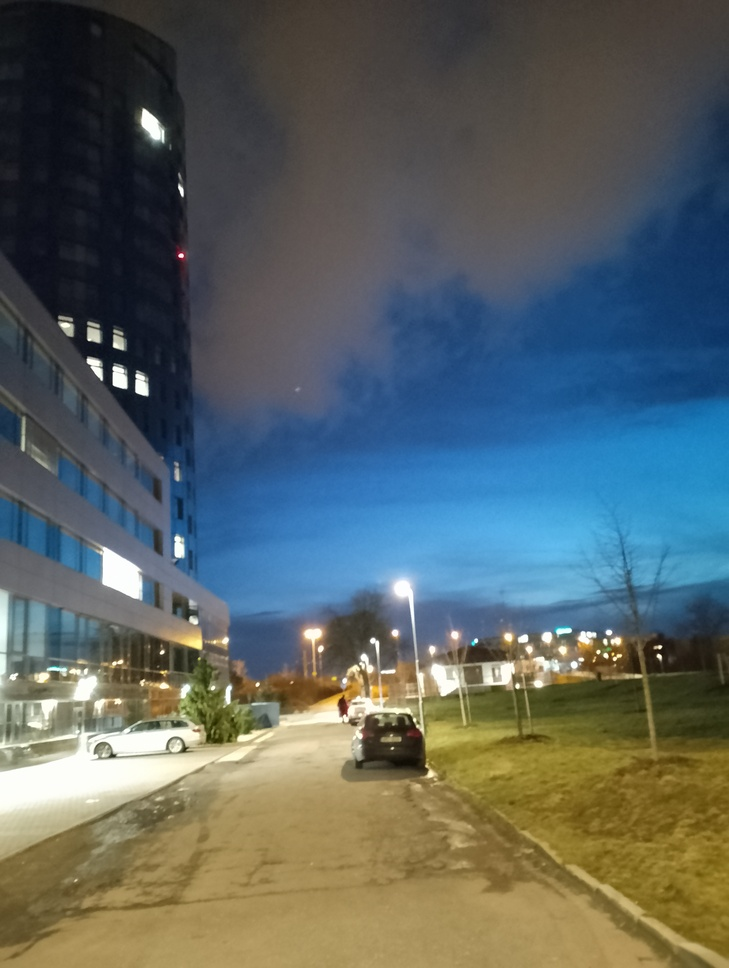
#> input picture idk.jpg, 729 x 968 px, shrunk from 3072 x 4080 before the run
$ python fotka2.py
#> lines starting #> are read from the running program, lines starting #| are printed output that depends on the picture
from PIL import Image

# Otevření obrázku
obrazek = Image.open("idk.jpg")
#> obrazek is the input picture: PIL image 729x968 RGB; mean R, G, B 90.3, 99.8, 98.5

# Získání rozměrů obrázku
sirka, vyska = obrazek.size
#> sirka = 729; vyska = 968

# Procházení všech pixelů obrázku
x = 0
while x < sirka:
    y = 0
    while y < vyska:
        # Získání hodnot barev pixelu
        r, g, b = obrazek.getpixel((x, y))

        # Modifikace červené a modré složky
        obrazek.putpixel((x, y), (r, g, r))

        # Přechod na další řádek
        y += 1
    # Přechod na další sloupec
    x += 1
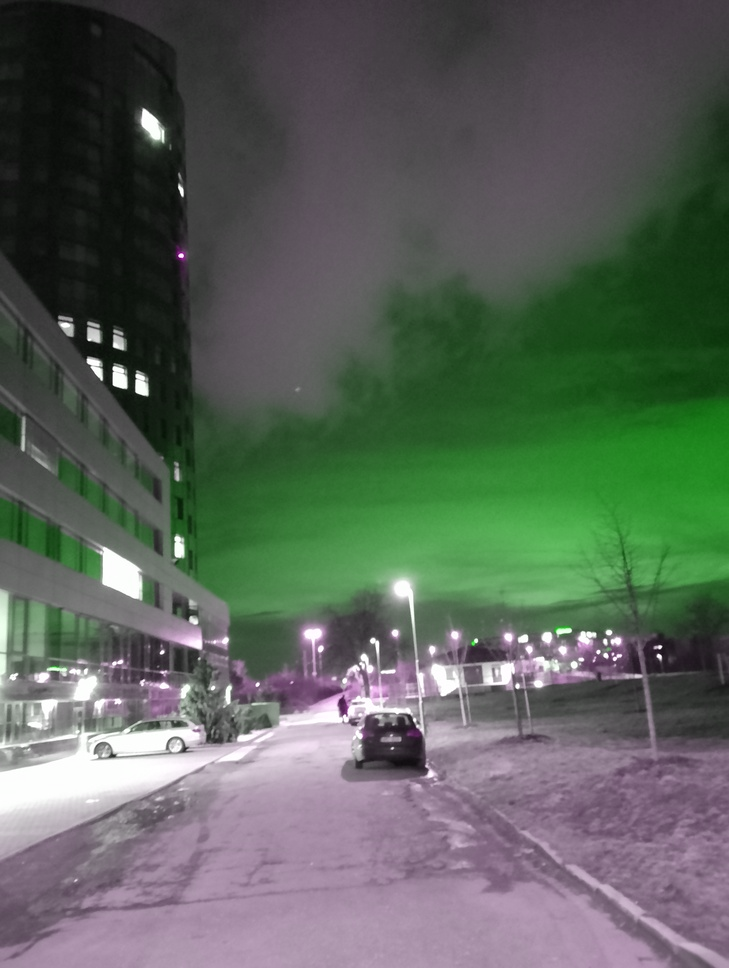
#> obrazek: PIL image 729x968 RGB; mean R, G, B 90.3, 99.8, 90.3
#> after the loop, x = 729

# Zobrazení upraveného obrázku
obrazek.show()
